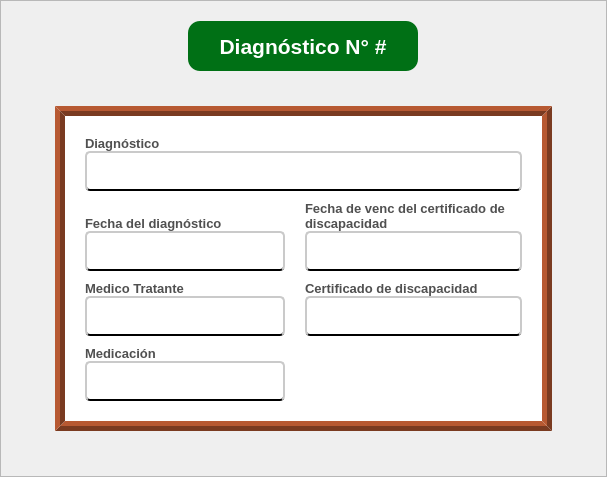
<?xml version="1.0" encoding="UTF-8"?>
<ui version="4.0">
 <class>VentanaMostrarDiagnosticoRegistrado</class>
 <widget class="QWidget" name="VentanaMostrarDiagnosticoRegistrado">
  <property name="enabled">
   <bool>true</bool>
  </property>
  <property name="geometry">
   <rect>
    <x>0</x>
    <y>0</y>
    <width>607</width>
    <height>477</height>
   </rect>
  </property>
  <property name="minimumSize">
   <size>
    <width>607</width>
    <height>477</height>
   </size>
  </property>
  <property name="maximumSize">
   <size>
    <width>607</width>
    <height>477</height>
   </size>
  </property>
  <property name="windowTitle">
   <string>Form</string>
  </property>
  <layout class="QVBoxLayout" name="verticalLayout">
   <property name="spacing">
    <number>0</number>
   </property>
   <property name="leftMargin">
    <number>0</number>
   </property>
   <property name="topMargin">
    <number>0</number>
   </property>
   <property name="rightMargin">
    <number>0</number>
   </property>
   <property name="bottomMargin">
    <number>0</number>
   </property>
   <item>
    <widget class="QFrame" name="espacio_principal">
     <property name="styleSheet">
      <string notr="true">QFrame{

	
    background: qlineargradient(
        x1:0, y1:0, x2:1, y2:1,
        stop:0 #3fea87, stop:1 #00770e)
   
}</string>
     </property>
     <property name="frameShape">
      <enum>QFrame::StyledPanel</enum>
     </property>
     <property name="frameShadow">
      <enum>QFrame::Raised</enum>
     </property>
     <layout class="QVBoxLayout" name="verticalLayout_8">
      <property name="spacing">
       <number>0</number>
      </property>
      <property name="topMargin">
       <number>20</number>
      </property>
      <item alignment="Qt::AlignHCenter|Qt::AlignVCenter">
       <widget class="QLabel" name="titulo">
        <property name="minimumSize">
         <size>
          <width>230</width>
          <height>50</height>
         </size>
        </property>
        <property name="maximumSize">
         <size>
          <width>230</width>
          <height>300</height>
         </size>
        </property>
        <property name="font">
         <font>
          <family>Arial</family>
          <pointsize>16</pointsize>
          <weight>75</weight>
          <bold>true</bold>
         </font>
        </property>
        <property name="styleSheet">
         <string notr="true">QLabel{
	
	background-color: rgb(0, 112, 21);
	color: rgb(255, 255, 255);
	border-radius:12px;

}</string>
        </property>
        <property name="text">
         <string>Diagnóstico N° #</string>
        </property>
        <property name="alignment">
         <set>Qt::AlignCenter</set>
        </property>
       </widget>
      </item>
      <item alignment="Qt::AlignHCenter|Qt::AlignVCenter">
       <widget class="QFrame" name="mostrar_diagnostico">
        <property name="sizePolicy">
         <sizepolicy hsizetype="Preferred" vsizetype="Preferred">
          <horstretch>0</horstretch>
          <verstretch>10</verstretch>
         </sizepolicy>
        </property>
        <property name="maximumSize">
         <size>
          <width>500</width>
          <height>500</height>
         </size>
        </property>
        <property name="styleSheet">
         <string notr="true">QFrame{

	background:#ffffff;
	border: 10px ridge rgb(122, 59, 33);
	


}</string>
        </property>
        <property name="frameShape">
         <enum>QFrame::Box</enum>
        </property>
        <property name="frameShadow">
         <enum>QFrame::Plain</enum>
        </property>
        <layout class="QFormLayout" name="formLayout">
         <property name="rowWrapPolicy">
          <enum>QFormLayout::DontWrapRows</enum>
         </property>
         <property name="horizontalSpacing">
          <number>20</number>
         </property>
         <property name="verticalSpacing">
          <number>10</number>
         </property>
         <property name="leftMargin">
          <number>20</number>
         </property>
         <property name="topMargin">
          <number>20</number>
         </property>
         <property name="rightMargin">
          <number>20</number>
         </property>
         <property name="bottomMargin">
          <number>20</number>
         </property>
         <item row="0" column="0" colspan="2">
          <layout class="QVBoxLayout" name="verticalLayout_4">
           <item>
            <widget class="QLabel" name="label_diagnostico">
             <property name="maximumSize">
              <size>
               <width>100</width>
               <height>16777215</height>
              </size>
             </property>
             <property name="font">
              <font>
               <family>Arial</family>
               <pointsize>10</pointsize>
               <weight>75</weight>
               <bold>true</bold>
              </font>
             </property>
             <property name="styleSheet">
              <string notr="true">QLabel{
		
	color: rgb(80, 80, 80);

	border-color: #ffffff;
	border:none;


}
</string>
             </property>
             <property name="text">
              <string>Diagnóstico</string>
             </property>
             <property name="scaledContents">
              <bool>true</bool>
             </property>
            </widget>
           </item>
           <item>
            <widget class="QLabel" name="label_mostrar_diagnostico">
             <property name="minimumSize">
              <size>
               <width>437</width>
               <height>40</height>
              </size>
             </property>
             <property name="maximumSize">
              <size>
               <width>16777215</width>
               <height>40</height>
              </size>
             </property>
             <property name="font">
              <font>
               <family>Arial</family>
               <pointsize>12</pointsize>
              </font>
             </property>
             <property name="styleSheet">
              <string notr="true">QLabel{
       background-color: rgb(255, 255, 255);
	border-radius:5px;
	padding-left: 5px;
 padding-right:5px;
	padding-top:1px;
	border-bottom:2px solid black  ;
	border-top: 2px solid rgb(202, 202, 202);
	border-left: 2px solid rgb(202, 202, 202);
	border-right: 2px solid rgb(202, 202, 202);
    }
    
 </string>
             </property>
             <property name="text">
              <string/>
             </property>
             <property name="scaledContents">
              <bool>false</bool>
             </property>
             <property name="textInteractionFlags">
              <set>Qt::LinksAccessibleByMouse|Qt::TextSelectableByMouse</set>
             </property>
             <property name="buddy">
              <cstring></cstring>
             </property>
            </widget>
           </item>
          </layout>
         </item>
         <item row="1" column="0">
          <layout class="QVBoxLayout" name="verticalLayout_5">
           <item alignment="Qt::AlignBottom">
            <widget class="QLabel" name="label_fecha_diagnostico">
             <property name="font">
              <font>
               <family>Arial</family>
               <pointsize>10</pointsize>
               <weight>75</weight>
               <bold>true</bold>
              </font>
             </property>
             <property name="styleSheet">
              <string notr="true">QLabel{
		
	color: rgb(80, 80, 80);

	border-color: #ffffff;
	border:none;


}
</string>
             </property>
             <property name="text">
              <string>Fecha del diagnóstico</string>
             </property>
             <property name="scaledContents">
              <bool>true</bool>
             </property>
            </widget>
           </item>
           <item>
            <widget class="QLabel" name="label_mostrar_fecha_diagnostico">
             <property name="minimumSize">
              <size>
               <width>200</width>
               <height>40</height>
              </size>
             </property>
             <property name="maximumSize">
              <size>
               <width>16777215</width>
               <height>40</height>
              </size>
             </property>
             <property name="font">
              <font>
               <family>Arial</family>
               <pointsize>12</pointsize>
              </font>
             </property>
             <property name="styleSheet">
              <string notr="true">QLabel{
       background-color: rgb(255, 255, 255);
	border-radius:5px;
	padding-left: 5px;
 padding-right:5px;
	padding-top:1px;
	border-bottom:2px solid black  ;
	border-top: 2px solid rgb(202, 202, 202);
	border-left: 2px solid rgb(202, 202, 202);
	border-right: 2px solid rgb(202, 202, 202);
    }
    
 </string>
             </property>
             <property name="text">
              <string/>
             </property>
             <property name="textInteractionFlags">
              <set>Qt::LinksAccessibleByMouse|Qt::TextSelectableByMouse</set>
             </property>
            </widget>
           </item>
          </layout>
         </item>
         <item row="1" column="1">
          <layout class="QVBoxLayout" name="verticalLayout_6">
           <item>
            <widget class="QLabel" name="label_fecha_venc_certificado">
             <property name="font">
              <font>
               <family>Arial</family>
               <pointsize>10</pointsize>
               <weight>75</weight>
               <bold>true</bold>
              </font>
             </property>
             <property name="styleSheet">
              <string notr="true">QLabel{
		
	color: rgb(80, 80, 80);

	border-color: #ffffff;
	border:none;


}
</string>
             </property>
             <property name="text">
              <string>Fecha de venc del certificado de discapacidad</string>
             </property>
             <property name="scaledContents">
              <bool>true</bool>
             </property>
             <property name="wordWrap">
              <bool>true</bool>
             </property>
            </widget>
           </item>
           <item>
            <widget class="QLabel" name="label_mostrar_fecha_venc_certificado">
             <property name="minimumSize">
              <size>
               <width>200</width>
               <height>40</height>
              </size>
             </property>
             <property name="maximumSize">
              <size>
               <width>16777215</width>
               <height>40</height>
              </size>
             </property>
             <property name="font">
              <font>
               <family>Arial</family>
               <pointsize>12</pointsize>
              </font>
             </property>
             <property name="styleSheet">
              <string notr="true">QLabel{
       background-color: rgb(255, 255, 255);
	border-radius:5px;
	padding-left: 5px;
 padding-right:5px;
	padding-top:1px;
	border-bottom:2px solid black  ;
	border-top: 2px solid rgb(202, 202, 202);
	border-left: 2px solid rgb(202, 202, 202);
	border-right: 2px solid rgb(202, 202, 202);
    }
    
 </string>
             </property>
             <property name="text">
              <string/>
             </property>
             <property name="textInteractionFlags">
              <set>Qt::LinksAccessibleByMouse|Qt::TextSelectableByMouse</set>
             </property>
            </widget>
           </item>
          </layout>
         </item>
         <item row="2" column="0">
          <layout class="QVBoxLayout" name="verticalLayout_7">
           <item>
            <widget class="QLabel" name="label_medico_tratante">
             <property name="font">
              <font>
               <family>Arial</family>
               <pointsize>10</pointsize>
               <weight>75</weight>
               <bold>true</bold>
              </font>
             </property>
             <property name="styleSheet">
              <string notr="true">QLabel{
		
	color: rgb(80, 80, 80);

	border-color: #ffffff;
	border:none;


}
</string>
             </property>
             <property name="text">
              <string>Medico Tratante</string>
             </property>
             <property name="scaledContents">
              <bool>true</bool>
             </property>
            </widget>
           </item>
           <item>
            <widget class="QLabel" name="label_mostrar_medico_tratante">
             <property name="minimumSize">
              <size>
               <width>200</width>
               <height>40</height>
              </size>
             </property>
             <property name="maximumSize">
              <size>
               <width>16777215</width>
               <height>40</height>
              </size>
             </property>
             <property name="font">
              <font>
               <family>Arial</family>
               <pointsize>12</pointsize>
              </font>
             </property>
             <property name="styleSheet">
              <string notr="true">QLabel{
       background-color: rgb(255, 255, 255);
	border-radius:5px;
	padding-left: 5px;
 padding-right:5px;
	padding-top:1px;
	border-bottom:2px solid black  ;
	border-top: 2px solid rgb(202, 202, 202);
	border-left: 2px solid rgb(202, 202, 202);
	border-right: 2px solid rgb(202, 202, 202);
    }
    
 </string>
             </property>
             <property name="text">
              <string/>
             </property>
             <property name="textInteractionFlags">
              <set>Qt::LinksAccessibleByMouse|Qt::TextSelectableByMouse</set>
             </property>
            </widget>
           </item>
          </layout>
         </item>
         <item row="2" column="1">
          <layout class="QVBoxLayout" name="verticalLayout_3">
           <item>
            <widget class="QLabel" name="label_certificado_discap">
             <property name="font">
              <font>
               <family>Arial</family>
               <pointsize>10</pointsize>
               <weight>75</weight>
               <bold>true</bold>
              </font>
             </property>
             <property name="styleSheet">
              <string notr="true">QLabel{
		
	color: rgb(80, 80, 80);

	border-color: #ffffff;
	border:none;


}
</string>
             </property>
             <property name="text">
              <string>Certificado de discapacidad</string>
             </property>
             <property name="scaledContents">
              <bool>true</bool>
             </property>
            </widget>
           </item>
           <item>
            <widget class="QLabel" name="label_mostrar_certificado_discap">
             <property name="minimumSize">
              <size>
               <width>200</width>
               <height>40</height>
              </size>
             </property>
             <property name="maximumSize">
              <size>
               <width>16777215</width>
               <height>40</height>
              </size>
             </property>
             <property name="font">
              <font>
               <family>Arial</family>
               <pointsize>12</pointsize>
              </font>
             </property>
             <property name="styleSheet">
              <string notr="true">QLabel{
       background-color: rgb(255, 255, 255);
	border-radius:5px;
	padding-left: 5px;
 padding-right:5px;
	padding-top:1px;
	border-bottom:2px solid black  ;
	border-top: 2px solid rgb(202, 202, 202);
	border-left: 2px solid rgb(202, 202, 202);
	border-right: 2px solid rgb(202, 202, 202);
    }
    
 </string>
             </property>
             <property name="text">
              <string/>
             </property>
             <property name="textInteractionFlags">
              <set>Qt::LinksAccessibleByMouse|Qt::TextSelectableByMouse</set>
             </property>
            </widget>
           </item>
          </layout>
         </item>
         <item row="3" column="0">
          <layout class="QVBoxLayout" name="verticalLayout_2">
           <item>
            <widget class="QLabel" name="label_medicacion">
             <property name="font">
              <font>
               <family>Arial</family>
               <pointsize>10</pointsize>
               <weight>75</weight>
               <bold>true</bold>
              </font>
             </property>
             <property name="styleSheet">
              <string notr="true">QLabel{
		
	color: rgb(80, 80, 80);

	border-color: #ffffff;
	border:none;


}
</string>
             </property>
             <property name="text">
              <string>Medicación</string>
             </property>
             <property name="scaledContents">
              <bool>true</bool>
             </property>
            </widget>
           </item>
           <item>
            <widget class="QLabel" name="label_mostrar_medicacion">
             <property name="minimumSize">
              <size>
               <width>200</width>
               <height>40</height>
              </size>
             </property>
             <property name="maximumSize">
              <size>
               <width>16777215</width>
               <height>40</height>
              </size>
             </property>
             <property name="font">
              <font>
               <family>Arial</family>
               <pointsize>12</pointsize>
              </font>
             </property>
             <property name="styleSheet">
              <string notr="true">QLabel{
       background-color: rgb(255, 255, 255);
	border-radius:5px;
	padding-left: 5px;
 padding-right:5px;
	padding-top:1px;
	border-bottom:2px solid black  ;
	border-top: 2px solid rgb(202, 202, 202);
	border-left: 2px solid rgb(202, 202, 202);
	border-right: 2px solid rgb(202, 202, 202);
    }
    
 </string>
             </property>
             <property name="text">
              <string/>
             </property>
             <property name="textInteractionFlags">
              <set>Qt::LinksAccessibleByMouse|Qt::TextSelectableByMouse</set>
             </property>
            </widget>
           </item>
          </layout>
         </item>
        </layout>
       </widget>
      </item>
     </layout>
    </widget>
   </item>
  </layout>
 </widget>
 <resources/>
 <connections/>
</ui>
